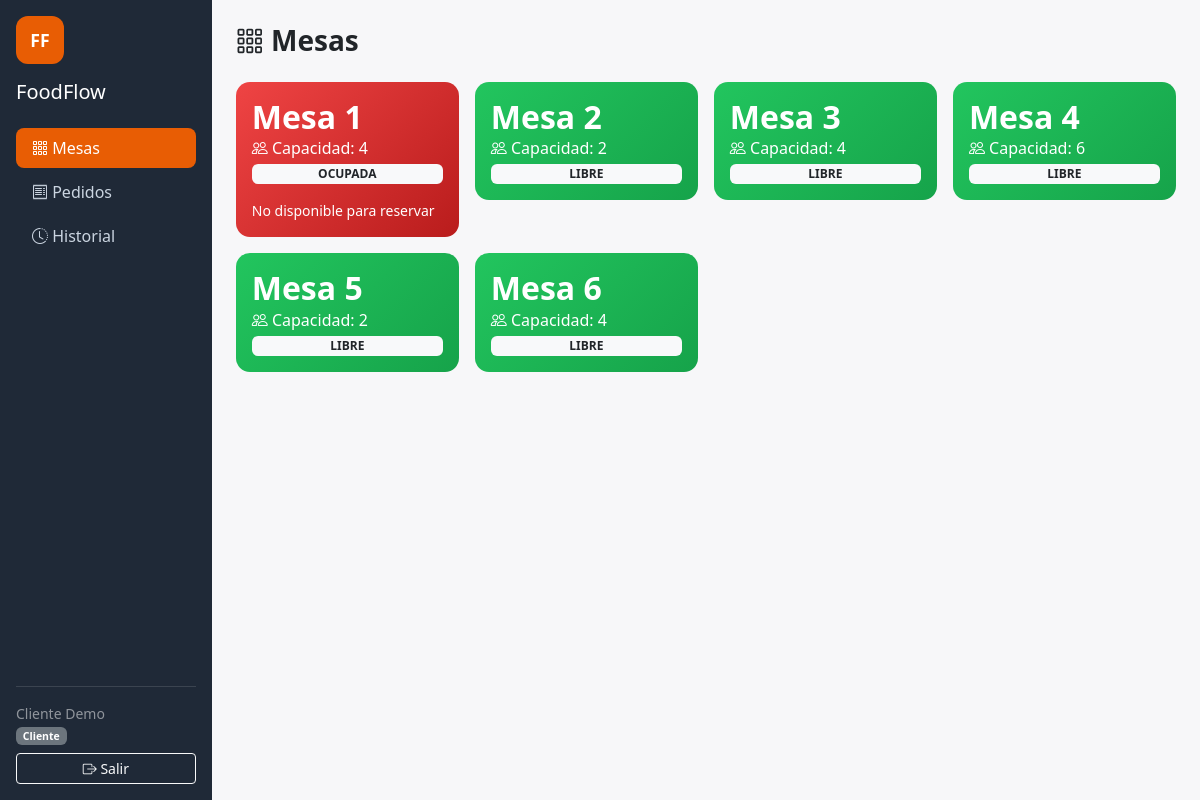
The app's page /index.php/mesas (signed in) with its own data.
### tables this page shows
CREATE TABLE `mesas` (
  `id` int(10) UNSIGNED NOT NULL,
  `numero` int(10) UNSIGNED NOT NULL,
  `capacidad` int(10) UNSIGNED NOT NULL DEFAULT 4,
  `estado` enum('libre','ocupada') NOT NULL DEFAULT 'libre'
);

### application/controllers/Mesas.php (called while the page is built, shortened)
<?php
class Mesas extends MY_Controller
{
    public function __construct()
    {
        $this->load->model('Mesa_model');
        $this->load->library('form_validation');
    }
    public function index()
    {
        $data['titulo'] = 'Mesas';
        $data['mesas'] = $this->Mesa_model->todas();
        $this->load->view('templates/header', $data);
        $this->load->view('mesas/index', $data);
        $this->load->view('templates/footer');
    }
}

### index.php (called while the page is built, shortened)
<?php
require_once BASEPATH.'core/CodeIgniter.php';

### application/models/Mesa_model.php (called while the page is built, shortened)
<?php
class Mesa_model extends CI_Model
{
    protected $tabla = 'mesas';
    public function todas()
    {
        return $this->db->order_by('numero', 'ASC')->get($this->tabla)->result();
    }
}

### application/views/mesas/index.php (the view, shortened to what this page needs)
<div class="d-flex justify-content-between align-items-center mb-4">
    <h3 class="fw-bold mb-0"><i class="bi bi-grid-3x3-gap"></i> Mesas</h3>
</div>
<div class="row g-3">
<?php foreach ($mesas as $mesa): ?>
  <?php $es_cliente = $this->session->userdata('rol') === 'cliente'; ?>
  <?php $puede_elegir = !$es_cliente || $mesa->estado === 'libre'; ?>
    <div class="col-md-3">
    <div class="card mesa-card <?= $mesa->estado === 'libre' ? 'mesa-libre' : 'mesa-ocupada' ?> p-3 <?= !$puede_elegir ? 'mesa-no-disponible' : '' ?>"
       <?= $puede_elegir ? "onclick=\"window.location='" . site_url('pedidos/nuevo/' . $mesa->id) . "'\"" : '' ?>>
            <h2 class="fw-bold mb-0">Mesa <?= $mesa->numero ?></h2>
            <p class="mb-1"><i class="bi bi-people"></i> Capacidad: <?= $mesa->capacidad ?></p>
            <span class="badge bg-light text-dark text-uppercase"><?= $mesa->estado ?></span>
            <?php if (!$es_cliente): ?>
            <?= form_open('mesas/cambiar_estado/' . $mesa->id, array('class' => 'mt-3', 'onclick' => 'event.stopPropagation()')) ?>
              <input type="hidden" name="estado" value="<?= $mesa->estado === 'libre' ? 'ocupada' : 'libre' ?>">
              <button type="submit" class="btn btn-light btn-sm w-100">
                <i class="bi <?= $mesa->estado === 'libre' ? 'bi-person-fill' : 'bi-check-circle' ?>"></i>
                <?= $mesa->estado === 'libre' ? 'Ocupar mesa' : 'Desocupar mesa' ?>
              </button>
            <?= form_close() ?>
            <?php elseif (!$puede_elegir): ?>
              <span class="small mt-3">No disponible para reservar</span>
            <?php endif; ?>
        </div>
    </div>
<?php endforeach; ?>
</div>

### assets/css/style.css (style rules this page uses)
:root { --ff-primary: #E85D04; --ff-primary-dark: #C74A02; --ff-dark: #1F2937; --ff-bg: #F7F7F9; }
body { background-color: var(--ff-bg); font-family: 'Segoe UI', system-ui, sans-serif; }
.mesa-card { border-radius: 14px; border: none; color: #fff; cursor: pointer; transition: transform .15s ease; }
.mesa-libre { background: linear-gradient(135deg, #22c55e, #16a34a); }
.mesa-ocupada { background: linear-gradient(135deg, #ef4444, #b91c1c); }

### records on screen
mesas: numero "1", capacidad "4", estado "OCUPADA", shows "No disponible para reservar"
mesas: numero "2", capacidad "2", estado "LIBRE"
mesas: numero "3", capacidad "4", estado "LIBRE"
mesas: numero "4", capacidad "6", estado "LIBRE"
mesas: numero "5", capacidad "2", estado "LIBRE"
mesas: numero "6", capacidad "4", estado "LIBRE"

### other values on screen
$this->session->userdata('nombre') "Cliente Demo"
$rol "Cliente"
